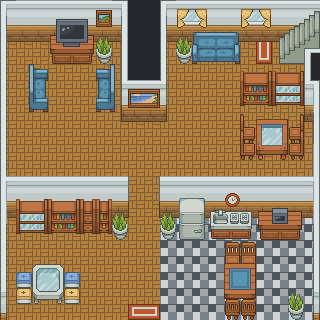

Rendered tile map (Tiled .tmx) drawn with the repository's tilesets; below, a short description and the map source with its tile grids summarised:
An orthogonal 20x20 tile map with 16x16 px tiles, 3 tile layers (environment, foreground, collisions), 2 tilesets and 2 objects (characterLocation, npcBradLocation).

<map version="1.0" orientation="orthogonal" renderorder="right-down" width="20" height="20" tilewidth="16" tileheight="16" nextobjectid="8">
 <tileset firstgid="1" name="tileset" tilewidth="16" tileheight="16" tilecount="741">
  <image source="tileset.png" trans="ff00ff" width="624" height="304" />
 </tileset>
 <tileset firstgid="742" name="labelTileset" tilewidth="16" tileheight="16" tilecount="4">
  <image source="labelTileset.png" width="64" height="16" />
 </tileset>
 <layer name="environment" width="20" height="20">
  <data>[400 cells, 400 non-empty, 356 distinct tile ids]</data>
 </layer>
 <objectgroup name="locations">
  <object id="1" name="characterLocation" x="70" y="140" />
  <object id="6" name="npcBradLocation" x="200" y="85" />
 </objectgroup>
 <layer name="foreground" width="20" height="20">
  <data>[400 cells, 37 non-empty, 19 distinct tile ids]</data>
 </layer>
 <layer name="collisions" width="20" height="20" opacity="0.01">
  <data>[400 cells, 208 non-empty, 1 distinct tile ids]</data>
 </layer>
</map>